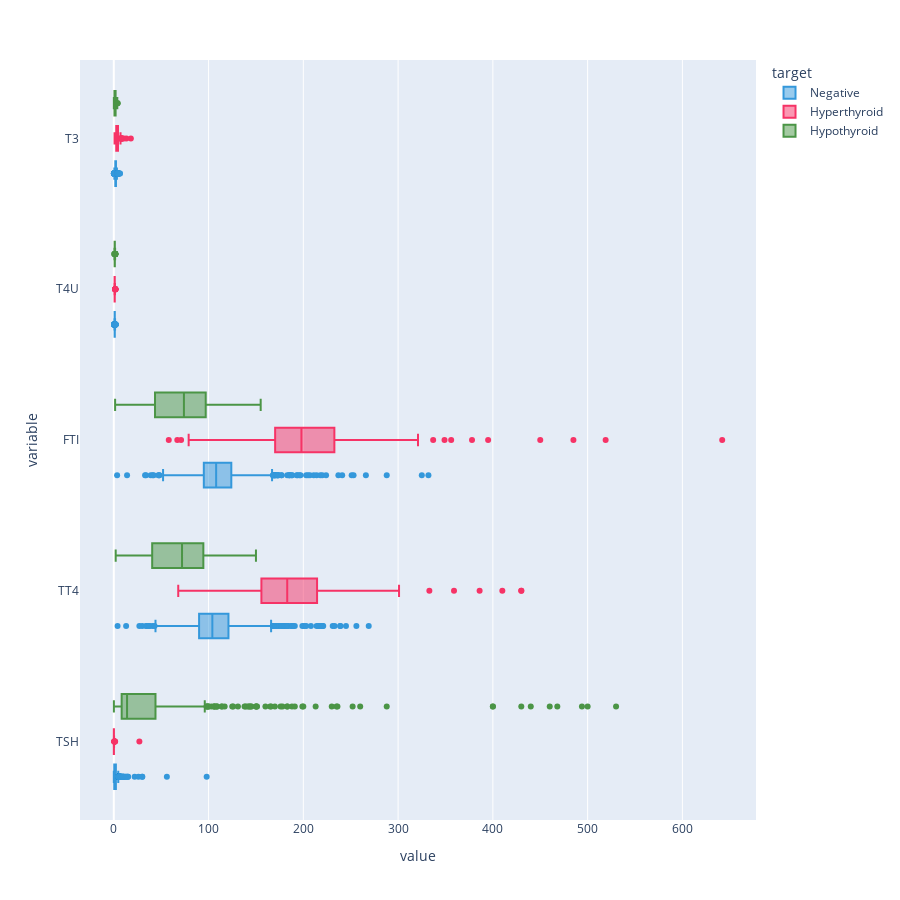

The notebook cell saved with this chart:
### Code cell
cols = ['TSH', 'TT4', 'FTI', 'T4U', 'T3']
px.box(df, x=cols, color='target', height=900,
              color_discrete_map={'Hypothyroid': '#4b9546', 'Hyperthyroid': '#F63366', 'Negative': '#3498db'}
)

### Figure 1 — Plotly figure (JSON) as saved in the notebook; plotly's stock layout.template omitted (floating-point values rounded to 4 significant figures; data arrays with more than 128 entries replaced by an {"elided": "..."} marker saying what was removed)
{"data": [{"alignmentgroup": "True", "hovertemplate": "target=Negative<br>value=%{x}<br>variable=%{y}<extra></extra>", "legendgroup": "Negative", "marker": {"color": "#3498db"}, "name": "Negative", "notched": false, "offsetgroup": "Negative", "orientation": "h", "showlegend": true, "type": "box", "x": {"elided": "20825 float values"}, "x0": " ", "xaxis": "x", "y": {"elided": "20825 str values"}, "y0": " ", "yaxis": "y"}, {"alignmentgroup": "True", "hovertemplate": "target=Hyperthyroid<br>value=%{x}<br>variable=%{y}<extra></extra>", "legendgroup": "Hyperthyroid", "marker": {"color": "#F63366"}, "name": "Hyperthyroid", "notched": false, "offsetgroup": "Hyperthyroid", "orientation": "h", "showlegend": true, "type": "box", "x": {"elided": "845 float values"}, "x0": " ", "xaxis": "x", "y": {"elided": "845 str values"}, "y0": " ", "yaxis": "y"}, {"alignmentgroup": "True", "hovertemplate": "target=Hypothyroid<br>value=%{x}<br>variable=%{y}<extra></extra>", "legendgroup": "Hypothyroid", "marker": {"color": "#4b9546"}, "name": "Hypothyroid", "notched": false, "offsetgroup": "Hypothyroid", "orientation": "h", "showlegend": true, "type": "box", "x": {"elided": "2220 float values"}, "x0": " ", "xaxis": "x", "y": {"elided": "2220 str values"}, "y0": " ", "yaxis": "y"}], "layout": {"boxmode": "group", "height": 900, "legend": {"title": {"text": "target"}, "tracegroupgap": 0}, "margin": {"t": 60}, "xaxis": {"anchor": "y", "domain": [0, 1], "title": {"text": "value"}}, "yaxis": {"anchor": "x", "domain": [0, 1], "title": {"text": "variable"}}}}
